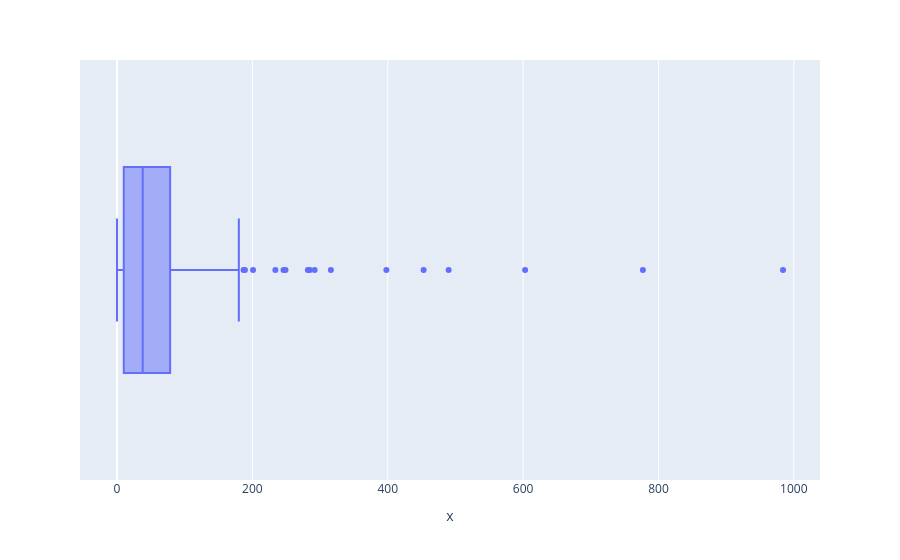

Notebook source saved alongside this figure:
### Code cell
fig = px.box(df, x = value_df["Navy Strength_Navy Fleet Strengths value"],
             hover_name=value_df["country"])

fig.show()

### Figure 1 — Plotly figure (JSON) as saved in the notebook; plotly's stock layout.template omitted (floating-point values rounded to 4 significant figures; data arrays with more than 128 entries replaced by an {"elided": "..."} marker saying what was removed)
{"data": [{"alignmentgroup": "True", "hovertemplate": "<b>%{hovertext}</b><br><br>x=%{x}<extra></extra>", "hovertext": {"elided": "138 str values"}, "legendgroup": "", "marker": {"color": "#636efa"}, "name": "", "notched": false, "offsetgroup": "", "orientation": "h", "showlegend": false, "type": "box", "x": {"elided": "138 int values"}, "x0": " ", "xaxis": "x", "y0": " ", "yaxis": "y"}], "layout": {"boxmode": "group", "legend": {"tracegroupgap": 0}, "margin": {"t": 60}, "xaxis": {"anchor": "y", "domain": [0, 1], "title": {"text": "x"}}, "yaxis": {"anchor": "x", "domain": [0, 1]}}}
